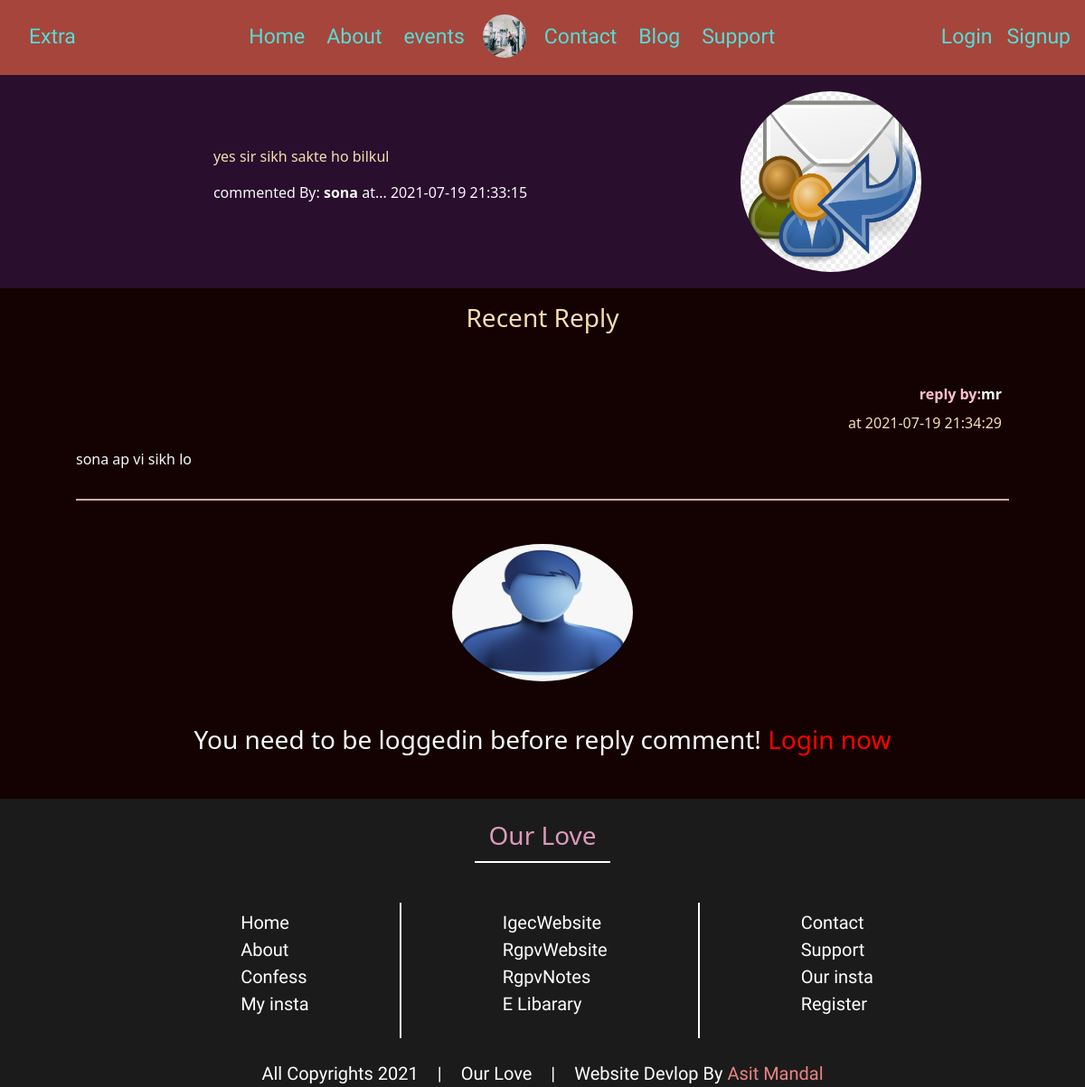
Page /reply1.php?cata=119 on the committed database.
### tables this page shows
CREATE TABLE `commen` (
  `comment_id` int(12) NOT NULL,
  `comment_content` text NOT NULL,
  `blog_id` int(12) NOT NULL,
  `comment_by` int(13) NOT NULL,
  `comment_time` datetime NOT NULL DEFAULT current_timestamp()
);

CREATE TABLE `userval` (
  `sno` int(11) NOT NULL,
  `username` varchar(15) NOT NULL,
  `password` varchar(256) NOT NULL,
  `timest` datetime NOT NULL DEFAULT current_timestamp()
);

CREATE TABLE `reply` (
  `reply_id` int(12) NOT NULL,
  `reply_content` text NOT NULL,
  `comment_id` int(12) NOT NULL,
  `reply_by` int(12) NOT NULL,
  `reply_time` datetime NOT NULL DEFAULT current_timestamp()
);

### reply1.php (the view, shortened to what this page needs)
<!DOCTYPE html>
<html lang="en">
<head>
    <link href="https://cdn.jsdelivr.net/npm/bootstrap@5.0.2/dist/css/bootstrap.min.css" rel="stylesheet"
>
</head>
<body>
    <?php include 'partials/head.php';?>
    <?php include 'partials/_dbconnect.php';?>
    <?php
        $id=$_GET['cata'];
        $sql="SELECT * FROM `commen` WHERE comment_id=$id";
        $result=mysqli_query($conn,$sql);
        while($row=mysqli_fetch_assoc($result)){
            $comment_tit=$row['comment_content'];
            $bloga_usera_id=$row['comment_by'];
            $timesa=$row['comment_time'];
            $sql2="SELECT username FROM `userval` WHERE sno= '$bloga_usera_id'";
            $result2=mysqli_query($conn,$sql2);
            $row2=mysqli_fetch_assoc($result2);
            $commented_by=$row2['username'];
          }
    ?>
    <section style="background-color:#290e2d;" class="reply  py-2  ">
        <div id="" class="pyar">
            <p style="color: wheat ;" class="reply-post "><?php echo $comment_tit ?></p>
            <p class="text-light reply-post">commented By: <span style="font-weight: bold;"> <?php echo $commented_by ?> </span>
                at... <?php echo $timesa   ?></p>
        </div>
        <div class="reply_img">
            <img src="img/reply.jpg" alt="">
        </div>
    </section>
    <section style="background-color: #140101;" class="px-4 ">
        <h3 style="color: wheat;"
            class="recent py-3 text-center  animate__animated animate__zoomIn animate__infinite infinite">
            Recent Reply
        </h3>
        <?php
      $id=$_GET['cata'];
      $sql="SELECT * FROM `reply` WHERE comment_id=$id";
      $result=mysqli_query($conn,$sql);
      while($row=mysqli_fetch_assoc($result)){
        $reply_con=$row['reply_content'];
        $reply_time=$row['reply_time'];
        $reply_user_id=$row['reply_by'];
        $sql2="SELECT username FROM `userval` WHERE sno= '$reply_user_id'";
        $result2=mysqli_query($conn,$sql2);
        $row2=mysqli_fetch_assoc($result2);
        echo'<div class="py-4">
        <div class="user-timesa">
            <p style=" color:pink; font-weight:bold ;" class="fx px-2 my-2 ">reply by:<span class="uy text-light">'.$row2['username'].' </span></p>
            <p style="color: wheat;" class="fx px-2 my-2"> at '. $reply_time .'</p>
        </div>
        <div class="user-rep">
        <p  class="py-2 di   text-light"> '. $reply_con .'</p>
        </div>
        <div class="my-4" style="border: 0.5px solid #e8a6a6; width: 86vw; display: block ; margin: auto;">
        </div>
    <div>';
      }
?>
        <div py-2>
            <img class="d-block m-auto py-4" style="width:200px ; height:200px ; border-radius:200px;" src="img/reply4.jpg" alt="">
        </div>
        <?php
           if(isset($_SESSION['loggedin']) && $_SESSION['loggedin']==true ){
            echo'<div class="form1 py-4">
                <h4 class="text-center text-light" >Reply Here <span style="color : red;" onclick="toggleHide()"  id="bsn"> Click here for hide  </span></h4>
                <form  action="'. $_SERVER["REQUEST_URI"] .'" method="post" class="col-md-10 d-block m-auto">
                    <div class="form-group">
                        <label class="py-2" for="comm"> <span class="" style="color: white;">Reply</span></label>
                        <textarea id="laravel" class="form-control" id="reply" name="reply" rows="3"></textarea>
                        <input class="di" type="hidden" name="sno" value="'. $_SESSION['sno'] .'">
                    </div>
                    <button type="submit" class="btn btn-danger my-3">Submit</button>
                </form>
            </div>';
           }
            else{
                echo ' <h3 class="text-center text-light py-4 my-0">You need to be loggedin before  reply comment! <span><a class="reply_login" data-bs-toggle="modal" data-bs-target="#loginModal" style=" text-decoration:none ; color:red;" href="" class="need">Login now</a></span></h3>';
            }
         ?>
    </section>
    <?php include 'partials/footer.php'?>
</body>
</html>

### css/head.css (style rules this page uses)
* { margin: 0; padding: 0; box-sizing: border-box }

### reply1.php (style rules this page uses)
.pyar { padding: 0 65px; }
.reply_img img { width: 200px; height: 200px; margin-top: 10px; margin-bottom: 10px; margin-right: 10px; border-radius: 130px; }
.reply { display: flex; align-items: center; justify-content: space-evenly; }
.fx { text-align: right; }
.user-timesa { padding-right:60px ; }
.user-rep { padding-left: 60px; }

### rows in the picture
commen: comment_content "yes sir sikh sakte ho bilkul", comment_time "2021-07-19 21:33:15"
userval: username "sona"
reply: userval.username "mr", reply_time "2021-07-19 21:34:29", reply_content "sona ap vi sikh lo"
